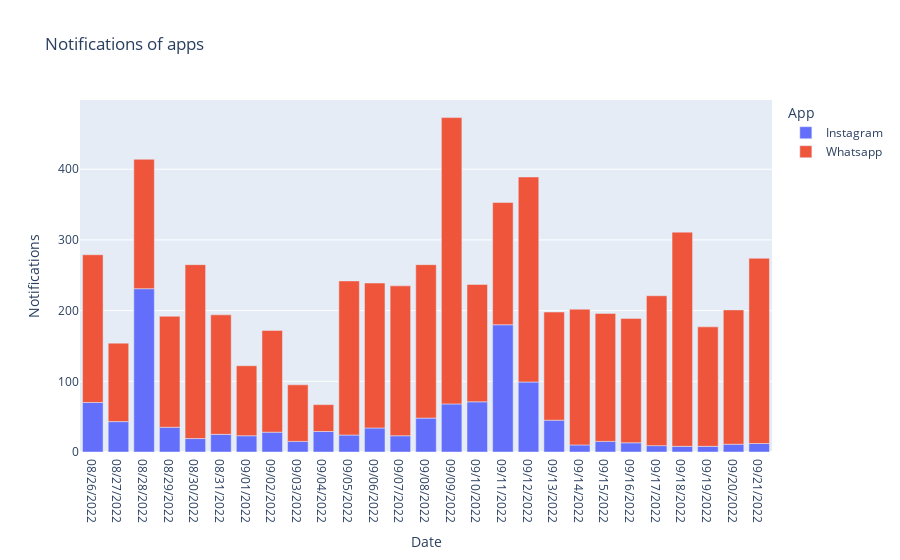

Here is the notebook cell this chart was saved with:
### Code cell
#no of notifications
fig=px.bar(data,x="Date",y="Notifications",title="Notifications of apps",color="App")
fig.show()

### Figure 1 — Plotly figure (JSON) as saved in the notebook; plotly's stock layout.template omitted (floating-point values rounded to 4 significant figures)
{"data": [{"alignmentgroup": "True", "hovertemplate": "App=Instagram<br>Date=%{x}<br>Notifications=%{y}<extra></extra>", "legendgroup": "Instagram", "marker": {"color": "#636efa", "pattern": {"shape": ""}}, "name": "Instagram", "offsetgroup": "Instagram", "orientation": "v", "showlegend": true, "textposition": "auto", "type": "bar", "x": ["08/26/2022", "08/27/2022", "08/28/2022", "08/29/2022", "08/30/2022", "08/31/2022", "09/01/2022", "09/02/2022", "09/03/2022", "09/04/2022", "09/05/2022", "09/06/2022", "09/07/2022", "09/08/2022", "09/09/2022", "09/10/2022", "09/11/2022", "09/12/2022", "09/13/2022", "09/14/2022", "09/15/2022", "09/16/2022", "09/17/2022", "09/18/2022", "09/19/2022", "09/20/2022", "09/21/2022"], "xaxis": "x", "y": [70, 43, 231, 35, 19, 25, 23, 28, 15, 29, 24, 34, 23, 48, 68, 71, 180, 99, 45, 10, 15, 13, 9, 8, 8, 11, 12], "yaxis": "y"}, {"alignmentgroup": "True", "hovertemplate": "App=Whatsapp<br>Date=%{x}<br>Notifications=%{y}<extra></extra>", "legendgroup": "Whatsapp", "marker": {"color": "#EF553B", "pattern": {"shape": ""}}, "name": "Whatsapp", "offsetgroup": "Whatsapp", "orientation": "v", "showlegend": true, "textposition": "auto", "type": "bar", "x": ["08/26/2022", "08/27/2022", "08/28/2022", "08/29/2022", "08/30/2022", "08/31/2022", "09/01/2022", "09/02/2022", "09/03/2022", "09/04/2022", "09/05/2022", "09/06/2022", "09/07/2022", "09/08/2022", "09/09/2022", "09/10/2022", "09/11/2022", "09/12/2022", "09/13/2022", "09/14/2022", "09/15/2022", "09/16/2022", "09/17/2022", "09/18/2022", "09/19/2022", "09/20/2022", "09/21/2022"], "xaxis": "x", "y": [209, 111, 183, 157, 246, 169, 99, 144, 80, 38, 218, 205, 212, 217, 405, 166, 173, 290, 153, 192, 181, 176, 212, 303, 169, 190, 262], "yaxis": "y"}], "layout": {"barmode": "relative", "legend": {"title": {"text": "App"}, "tracegroupgap": 0}, "title": {"text": "Notifications of apps"}, "xaxis": {"anchor": "y", "domain": [0, 1], "title": {"text": "Date"}}, "yaxis": {"anchor": "x", "domain": [0, 1], "title": {"text": "Notifications"}}}}
